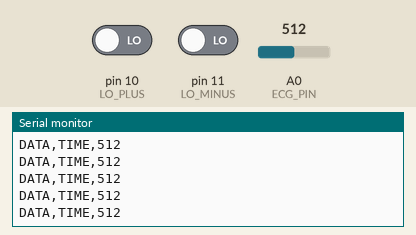
This sketch was run on a simulated Arduino Uno, built with avr-gcc and run on an emulated ATmega328P. Parts: the last lines printed to the serial monitor. Inputs (shaded band) come from the test bench; at power-on: A0 (ECG_PIN) = 512, pin 10 (LO_PLUS) LOW, pin 11 (LO_MINUS) LOW.

Above: at 1.2 s.
1.3 s: A0 (ECG_PIN) set to 106
At 2.1 s:
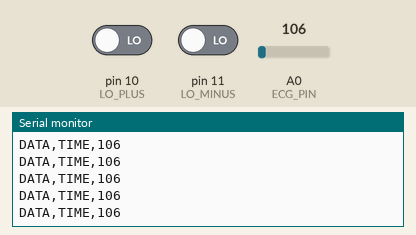
4.3 s: A0 (ECG_PIN) set to 91
At 4.8 s:
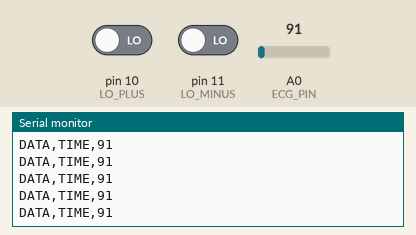
Timing chart, 0 to 7.3 s (numbered marks = the images above; inputs shaded):
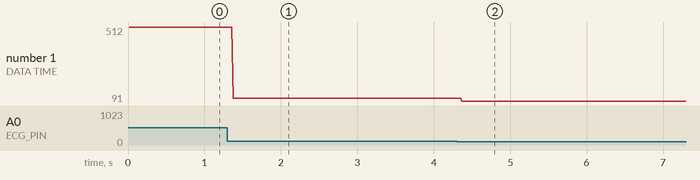

Measured:
- after the input at 1.3 s, the serial monitor: prints a new line after 0.07 s (image 1)
- after the input at 4.3 s, the serial monitor: prints a new line after 0.07 s (image 2)
- plotted number 1: 512 → 106 after the input at 1.3 s, 106 → 91 after the input at 4.3 s

The sketch:

ecg_arduino.ino
```cpp
const int ECG_PIN = A0;    // 센서 출력
const int LO_PLUS = 10;    // 전극 분리 감지
const int LO_MINUS = 11;

void setup() {
  Serial.begin(9600);
  pinMode(LO_PLUS, INPUT);
  pinMode(LO_MINUS, INPUT);
  Serial.println("LABEL,Time,ECG");
}

void loop() {
  if (digitalRead(LO_PLUS) == 1 || digitalRead(LO_MINUS) == 1) {
    Serial.println("DATA,TIME,0"); // 전극 분리 시 0 출력
  } else {
    int ecg = analogRead(ECG_PIN);
    Serial.print("DATA,TIME,");
    Serial.println(ecg);
  }

  delay(4);  // 약 250Hz 샘플링 (MIT-BIH와 유사)
}
```
